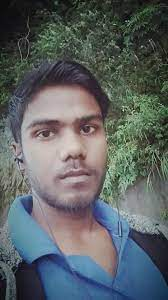
#> input picture Joy of computing by using python/Weak08/prectice/image_processing/aman_img.jpg, 168 x 300 px
$ python rotate_img.py
#> lines starting #> are read from the running program, lines starting #| are printed output that depends on the picture
# in this segment will rotate the image for four times and will see the result.
from PIL import Image
import pandas

img = Image.open("aman_img.jpg")  # will open img and store it in img var as in matrix form.
#> img is the input picture: PIL image 168x300 RGB; mean R, G, B 92.3, 98.9, 100.6
# [18 lines of commented-out code are left out]


new_img = img.transpose(Image.AFFINE)
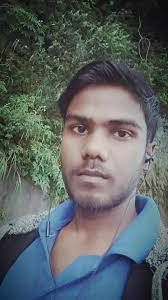
#> new_img: PIL image 168x300 RGB; mean R, G, B 92.3, 98.9, 100.6
new_img.show()
